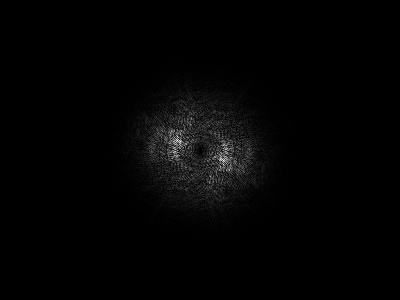
//> input picture 10_2024-06-25/dst/dip10_kadai3/highpass_freq.jpg, 400 x 300 px, given in place of nymegami.jpg, which was not available
$ ./dip10_sample   (built with g++ and OpenCV 4)
//> lines starting //> are read from the running program, lines starting //| are printed output that depends on the picture; pictures that were not available may be replaced by others from this repository, and a replacement may not be noted
//g++ dip10.cpp -std=c++11 `pkg-config --cflags --libs opencv4`
#include <iostream>  //入出力関連ヘッダ
#include <opencv2/opencv.hpp>  //OpenCV関連ヘッダ

//配列の象限入れ替え用関数の宣言
void ShiftDFT(const cv::Mat& src_arr, cv::Mat& dst_arr);

int main(int argc, const char* argv[])
{
    //①原画像のグレースケール画像を"sourceImg"に格納
    cv::Mat sourceImg = cv::imread("./src/nymegami.jpg", cv::IMREAD_GRAYSCALE);
//> sourceImg is the input picture: 300 rows x 400 cols, CV_8UC1; min 0, max 255, mean 3.7
    if (sourceImg.data==0) { //ファイルが見つからないときはメッセージを表示して終了
        printf("Source not found\n");
        exit(0);
    }

    //作業用配列領域、描画用画像領域の宣言
    cv::Mat cxMatrix(sourceImg.size(), CV_64FC2); //複素数用(実数 2 チャンネル)
    cv::Mat ftMatrix(sourceImg.size(), CV_64FC2); //複素数用(実数 2 チャンネル)
    cv::Mat spcMatrix(sourceImg.size(), CV_64FC1); //スペルトルデータ(実数)
    cv::Mat spcImg(sourceImg.size(), CV_8UC1); //スペクトル画像(自然数)
    cv::Mat resultImg(sourceImg.size(), CV_8UC1); //逆変換画像(自然数)

    //ウィンドウ生成
    //原画像
    cv::namedWindow("sourceImg");
    cv::moveWindow("sourceImg", 0, 0);
    //フーリエスペクトル画像
    cv::namedWindow("spcImg");
    cv::moveWindow("spcImg", sourceImg.cols, 0);
    //逆変換画像
    cv::namedWindow("Result");
    cv::moveWindow("Result", sourceImg.cols*2, 0);

    //②原画像を複素数(実数部と虚数部)の 2 チャンネル配列(画像)として表現．虚数部はゼロ
    cv::Mat imgMatrix[] = {cv::Mat_<double>(sourceImg), cv::Mat::zeros(sourceImg.size(),CV_64FC1)};
//> imgMatrix[1]: 300 rows x 400 cols, CV_64FC1; every value is 0
    //実数部と虚数部を一組にした 2 チャンネル画像 cxMatrix を生成
    cv::merge(imgMatrix, 2, cxMatrix);

    //③フーリエ変換
    //フーリエ変換の実施（cxMatrix → ftMatrix）
    cv::dft(cxMatrix, ftMatrix);
    //配列の象限入れ替え（低周波成分が画像中央部、高周波成分が画像周辺部
    ShiftDFT(ftMatrix, ftMatrix);

    //④フーリエスペクトル"spcMatrix"の計算
    //ftMatrix を実数部 imgMatrix[0] と虚数部 imgMatrix[1] に分解
    cv::split(ftMatrix, imgMatrix);
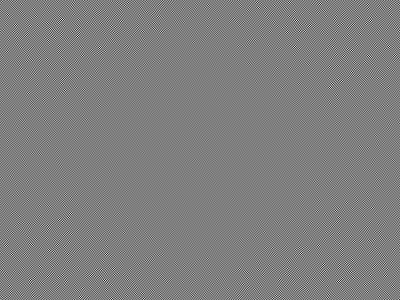
//> imgMatrix[1]: 300 rows x 400 cols, CV_64FC1; min -964.3, max 964.3, mean 0; drawn with min black and max white
    //フーリエスペクトル各要素を計算して spcMatrix に格納(spc = sqrt(re^2+im^2))
    cv::magnitude(imgMatrix[0], imgMatrix[1], spcMatrix);
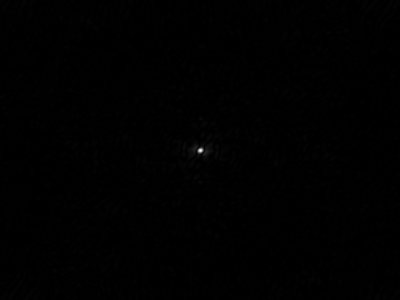
//> spcMatrix: 300 rows x 400 cols, CV_64FC1; min 2.62, max 439885, mean 1843.4; drawn with min black and max white

    //⑤フーリエスペクトルからフーリエスペクトル画像を生成
    //表示用にフーリエスペクトル spcMatrix の各要素の対数をとる(log(1+spc))
    spcMatrix += cv::Scalar::all(1);
    cv::log(spcMatrix, spcMatrix);
    //フーリエスペクトルを 0〜255 にスケーリングしてフーリエスペクトル画像 spcImg にコピー
    cv::normalize(spcMatrix, spcImg, 0, 255, cv::NORM_MINMAX, CV_8U);
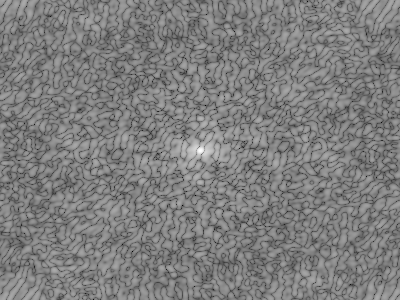
//> spcMatrix: 300 rows x 400 cols, CV_64FC1; min 1.29, max 12.99, mean 7.09; drawn with min black and max white

    //⑥フーリエ逆変換
    //配列の象限入れ替え（低周波成分が画像周辺部、高周波成分が画像中央部）
    ShiftDFT(ftMatrix, ftMatrix);
    //フーリエ逆変換の実施（ftMatrix → cxMatrix）
    //cv::idft(ftMatrix, cxMatrix);
    cv::idft(ftMatrix, cxMatrix);
    //cxMatrix を実数部(imgMatrix[0])と虚数部(imgMatrix[1])に分解
    cv::split(cxMatrix, imgMatrix);
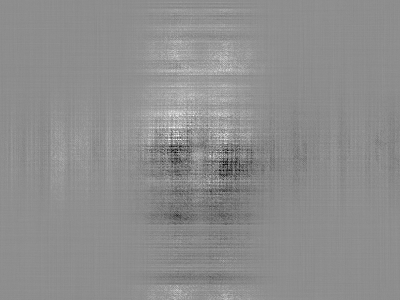
//> imgMatrix[1]: 300 rows x 400 cols, CV_64FC1; min -2.87e-08, max 2.28e-08, mean 0; drawn with min black and max white
    //実数部(imgMatrix[0])を 0〜255 にスケーリングして resultImg にコピー
    cv::normalize(imgMatrix[0], resultImg, 0, 255, cv::NORM_MINMAX, CV_8U);

    //⑦各画像を表示
    //原画像
    cv::imshow("sourceImg", sourceImg);
    //フーリエスペクトル画像
    cv::imshow("spcImg", spcImg);
    //逆変換画像
    cv::imshow("Result", resultImg);

    //⑧キー入力されたら，ウィンドウと画像格納用領域を破棄して終了
    cv::waitKey(0);

    return 0;
}

//画像の象限入れ替え用関数
void ShiftDFT(const cv::Mat& src_arr, cv::Mat& dst_arr)
{
    int cx = src_arr.cols/2;
    int cy = src_arr.rows/2;

    cv::Mat q1(src_arr, cv::Rect(cx, 0, cx, cy));
    cv::Mat q2(src_arr, cv::Rect(0, 0, cx, cy));
    cv::Mat q3(src_arr, cv::Rect(0, cy, cx, cy));
    cv::Mat q4(src_arr, cv::Rect(cx, cy, cx, cy));

    cv::Mat tmp;
    q1.copyTo(tmp);
    q3.copyTo(q1);
    tmp.copyTo(q3);

    q2.copyTo(tmp);
    q4.copyTo(q2);
    tmp.copyTo(q4);
}
